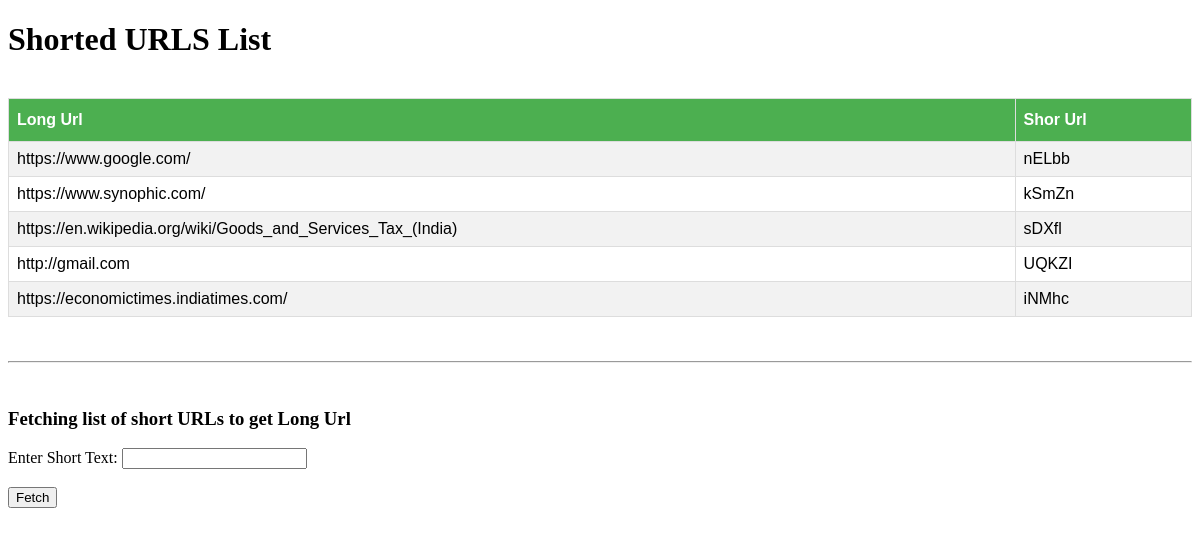
Screenshot of /details/ with the database file from the repository.
### urlshort/main/models.py (models this page shows)
class short_urls(models.Model):
    short_url = models.CharField(max_length=300)
    long_url = models.CharField("URL", unique=True, max_length=500)

### urlshort/main/views.py (the view)
# urls.py: path('details/', views.details, name='details'),
def details(request):
    obj = short_urls.objects.all()
    return render(request, 'detail.html', {'short': obj})

### urlshort/main/templates/detail.html (shortened to what this page needs)
<!DOCTYPE html>
<html lang="en">
<head>
</head>
<body>
<form method="POST" action="{% url 'display_long_url' %}">
    <div>
<table border="1" align="center" id="customers">
    <h1>Shorted URLS List </h1>
            <tr>
           <th>Long Url</th>
           <th>Shor Url</th>
                </tr>
    {% for i in short.all %}
    <tr>
         <td>{{ i.long_url }}</td>
         <td>{{ i.short_url }}</td>
{% endfor %}
     </tr>
    <br>
</table>
        <br>
        <br>
        <hr>
        <br>
        </div>
    <h3>Fetching list of short URLs to get Long Url </h3>
    <div>
       Enter Short Text: <input type="text" name="shoturl"/> <br><br>
         <button type="submit" name="button">Fetch</button>
    </div>
    </form>
</body>
</html>

### urlshort/main/templates/detail.html (style rules this page uses)
#customers { font-family: "Trebuchet MS", Arial, Helvetica, sans-serif; border-collapse: collapse; width: 100%; }
#customers td, #customers th { border: 1px solid #ddd; padding: 8px; }
#customers tr:nth-child(even) { background-color: #f2f2f2; }
#customers th { padding-top: 12px; padding-bottom: 12px; text-align: left; background-color: #4CAF50; color: white; }

### rows the page displays
short_urls: long_url "https://www.google.com/", short_url "nELbb"
short_urls: long_url "https://www.synophic.com/", short_url "kSmZn"
short_urls: long_url "https://en.wikipedia.org/wiki/Goods_and_Services_Tax_(India)", short_url "sDXfl"
short_urls: long_url "http://gmail.com", short_url "UQKZI"
short_urls: long_url "https://economictimes.indiatimes.com/", short_url "iNMhc"
